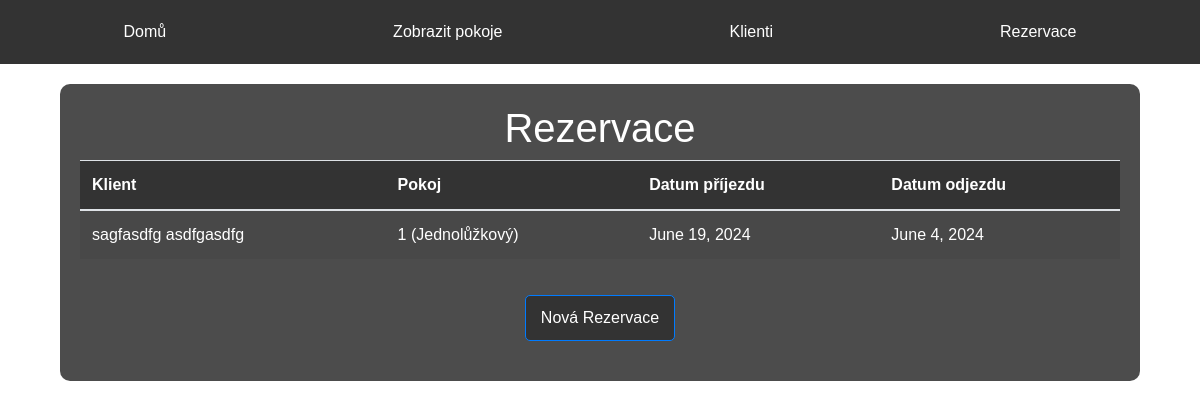
/rezervace/, run on the app's committed database.
### todo_app/models.py (models this page shows, shortened)
class Rezervace(models.Model):
    klient = models.ForeignKey(Klient, on_delete=models.CASCADE, verbose_name="Klient")
    pokoj = models.ForeignKey(Pokoj, on_delete=models.CASCADE, verbose_name="Pokoj")
    datum_prijezdu = models.DateField(verbose_name="Datum příjezdu")
    datum_odjezdu = models.DateField(verbose_name="Datum odjezdu")
    celkova_cena = models.DecimalField(max_digits=10, decimal_places=2, editable=False, verbose_name="Celková cena")
    class Meta:
        verbose_name = "Rezervace"
        verbose_name_plural = "Rezervace"

class Klient(models.Model):
    jmeno = models.CharField(max_length=100, verbose_name="Jméno")
    prijmeni = models.CharField(max_length=100, verbose_name="Příjmení")
    email = models.EmailField(unique=True, verbose_name="Email")
    telefonni_cislo = models.CharField(max_length=15, verbose_name="Telefonní číslo")
    adresa = models.CharField(max_length=50, verbose_name="Adresa")
    def __str__(self):
        return f"{self.jmeno} {self.prijmeni}"
    class Meta:
        verbose_name = "Klient"
        verbose_name_plural = "Klienti"

class Pokoj(models.Model):
    JEDNOLUZKOVY = '1L'
    DVOLUZKOVY = '2L'
    APARTMA = 'AP'
    TYP_POKOJE_CHOICES = [
        (JEDNOLUZKOVY, 'Jednolůžkový'),
        (DVOLUZKOVY, 'Dvoulůžkový'),
        (APARTMA, 'Apartmá')
    ]
    cislo_pokoje = models.CharField(max_length=10, unique=True, verbose_name="Číslo pokoje")
    typ_pokoje = models.CharField(max_length=2, choices=TYP_POKOJE_CHOICES, default=JEDNOLUZKOVY, verbose_name="Typ pokoje")
    popis = models.TextField(verbose_name="Popis", blank=True, null=True)
    cena_za_noc = models.DecimalField(max_digits=6, decimal_places=2, verbose_name="Cena za noc")
    obrazek = models.ImageField(upload_to='../', blank=True, null=True, verbose_name="Obrázek")
    def __str__(self):
        return f"{self.cislo_pokoje} ({self.get_typ_pokoje_display()})"
    class Meta:
        verbose_name = "Pokoj"
        verbose_name_plural = "Pokoje"

### todo_app/views.py (the view)
# urls.py: path('rezervace/', get_rezervace, name='get_rezervace'),
def get_rezervace(request):
    rezervace = Rezervace.objects.all()
    return render(request, 'rezervace.html', {'rezervace': rezervace})

### todo_app/templates/rezervace.html (shortened to what this page needs)
<!DOCTYPE html>
<html lang="cs">
<head>
    <link href="https://stackpath.bootstrapcdn.com/bootstrap/4.5.2/css/bootstrap.min.css" rel="stylesheet">
</head>
<body>
<div class="menu">
    <a href="{% url 'home' %}">Domů</a>
    <button onclick="location.href='{% url 'get_pokoje' %}'">Zobrazit pokoje</button>
    <button onclick="location.href='{% url 'get_klienti' %}'">Klienti</button>
    <button onclick="location.href='{% url 'get_rezervace' %}'">Rezervace</button>
</div>
<div class="container">
    <h1>Rezervace</h1>
    <div class="table-responsive mx-auto">
        <table class="table table-striped table-hover">
            <thead>
                <tr>
                    <th>Klient</th>
                    <th>Pokoj</th>
                    <th>Datum příjezdu</th>
                    <th>Datum odjezdu</th>
                </tr>
            </thead>
            <tbody>
                {% for rezervace in rezervace %}
                <tr>
                    <td>{{ rezervace.klient }}</td>
                    <td>{{ rezervace.pokoj }}</td>
                    <td>{{ rezervace.datum_prijezdu }}</td>
                    <td>{{ rezervace.datum_odjezdu }}</td>
                </tr>
                {% endfor %}
            </tbody>
        </table>
    </div>
    <a href="{% url 'add_rezervace' %}" class="btn btn-primary d-block mx-auto add-button">Nová Rezervace</a>
</div>
</body>
</html>

### todo_app/templates/rezervace.html (style rules this page uses)
body { font-family: Arial, sans-serif; margin: 0; padding: 0; background: url('https://cache.marriott.com/is/image/marriotts7prod/rz-mcorz-exterior-at-night-11671:Feature-Hor?wid=1920&fit=constrain') no-repeat center center fixed; background-size: cover; color: white; }
.menu { background: #333; padding: 10px; display: flex; justify-content: space-around; }
.menu a, .menu button { padding: 10px; text-decoration: none; color: white; background: #333; border: none; cursor: pointer; font-size: 16px; }
.container { padding: 20px; background: rgba(0, 0, 0, 0.7); border-radius: 10px; margin: 20px auto; max-width: 90%; }
h1 { text-align: center; }
.table thead th { background-color: #333; color: white; }
.table tbody tr { background-color: rgba(50, 50, 50, 0.8); color: white; }
.add-button { display: block; width: 150px; margin: 20px auto; padding: 10px; text-align: center; background-color: #333; color: white; text-decoration: none; border-radius: 5px; }

### data on the page
Rezervace: klient "sagfasdfg asdfgasdfg", pokoj "1 (Jednolůžkový)", datum_prijezdu "June 19, 2024", datum_odjezdu "June 4, 2024"
